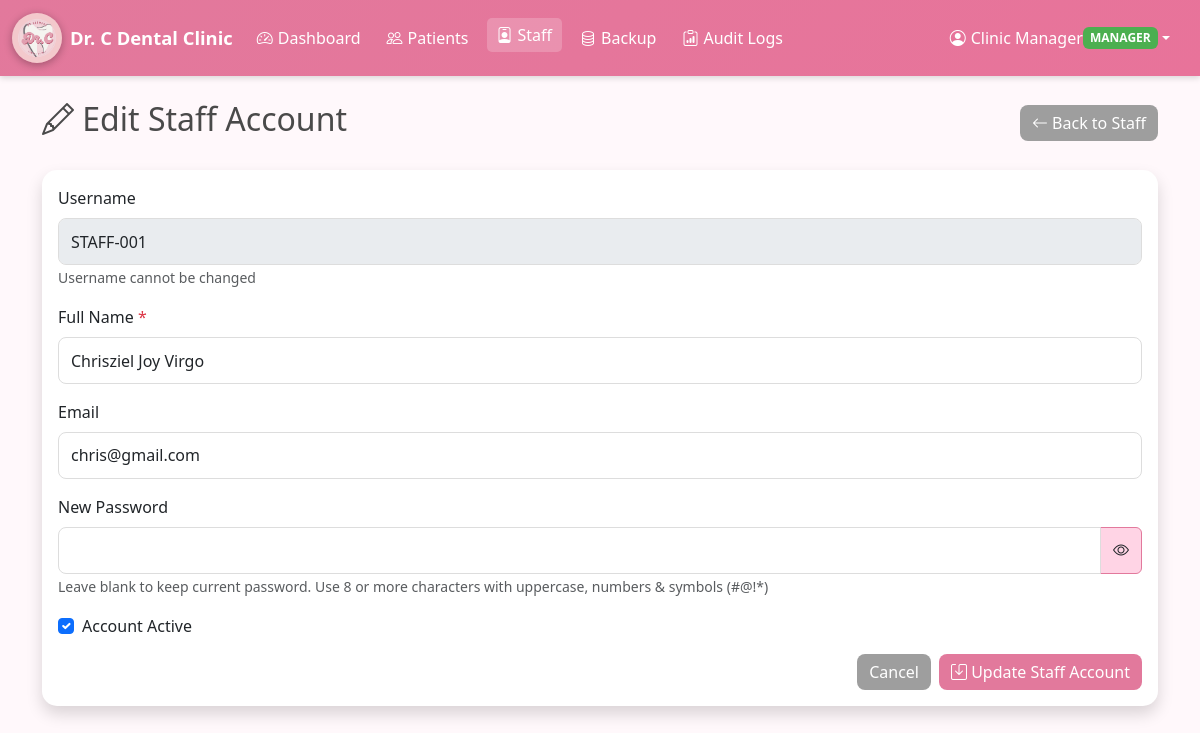
The app's page /edit_staff/2 (signed in) with its own data.
### tables this page shows
CREATE TABLE users (
            id INTEGER PRIMARY KEY AUTOINCREMENT,
            username TEXT UNIQUE NOT NULL,
            password_hash TEXT NOT NULL,
            full_name TEXT,
            email TEXT,
            role TEXT NOT NULL CHECK(role IN ('manager','staff','dentist','admin')),
            is_active INTEGER DEFAULT 1,
            created_at TIMESTAMP DEFAULT CURRENT_TIMESTAMP
        );

### app.py (the view, shortened to what this page needs)
@app.route("/edit_staff/<int:staff_id>", methods=["GET", "POST"])
@login_required
@manager_required
def edit_staff(staff_id):
    with get_db_connection() as conn:
        staff = conn.execute("SELECT * FROM users WHERE id = ? AND role='staff'", (staff_id,)).fetchone()
        if not staff:
            flash("Staff member not found.", "danger")
            return redirect(url_for("staff"))
    staff = dict(staff)
    return render_template("edit_staff.html", staff=staff)

### app.py (called while the page is built)
@login_manager.user_loader
def load_user(user_id: str) -> Optional[User]:
    return User.get_by_id(int(user_id))

### models.py (called while the page is built)
def get_db_connection() -> sqlite3.Connection:
    conn = sqlite3.connect(Config.DATABASE_NAME)
    conn.row_factory = sqlite3.Row
    return conn

    @property
    def is_active(self) -> bool:
        return bool(self.is_active_flag)

    def is_manager(self) -> bool:
        return self.role == "manager"

    @staticmethod
    def get_by_id(user_id: int) -> Optional["User"]:
        with get_db_connection() as conn:
            row = conn.execute("SELECT * FROM users WHERE id = ?", (user_id,)).fetchone()
        if row:
            return User(
                int(row["id"]),
                str(row["username"]),
                str(row["password_hash"]),
                str(row["role"]),
                str(row["full_name"]) if row["full_name"] else None,
                str(row["email"]) if row["email"] else None,
                int(row["is_active"]),
            )
        return None

### utils.py (called while the page is built)
def manager_required(f):
    @wraps(f)
    def decorated_function(*args, **kwargs):
        if not current_user.is_authenticated or not current_user.is_manager():
            flash("Access denied. Manager privileges required.", "danger")
            return redirect(url_for("dashboard"))
        return f(*args, **kwargs)
    return decorated_function

### templates/edit_staff.html (shortened to what this page needs)
{% extends "base.html" %}
{% block content %}
<div class="container">
    <div class="d-flex justify-content-between align-items-center mb-4">
        <h2><i class="bi bi-pencil"></i> Edit Staff Account</h2>
        <a href="{{ url_for('staff') }}" class="btn btn-secondary">
            <i class="bi bi-arrow-left"></i> Back to Staff
        </a>
    </div>
    <div class="card shadow">
        <div class="card-body">
            <form method="POST" action="{{ url_for('edit_staff', staff_id=staff.id) }}" class="staffForm">
                <div class="mb-3">
                    <label for="username" class="form-label">Username</label>
                    <input type="text" class="form-control" id="username" value="{{ staff.username }}" disabled>
                    <small class="text-muted">Username cannot be changed</small>
                </div>
                <div class="mb-3">
                    <label for="full_name" class="form-label">Full Name</label>
                    <input type="text" class="form-control" id="full_name" name="full_name" value="{{ staff.full_name }}" required>
                </div>
                <div class="mb-3">
                    <label for="email" class="form-label">Email</label>
                    <input type="email" class="form-control" id="email" name="email" value="{{ staff.email }}">
                </div>
                <div class="mb-3">
                    <label for="new_password" class="form-label">New Password</label>
                    <input type="password" class="form-control staffPassword" id="new_password" name="new_password">
                    <small class="text-muted">Leave blank to keep current password. Use 8 or more characters with uppercase, numbers & symbols (#@!*)</small>
                </div>
                <div class="mb-3 form-check">
                    <input type="checkbox" class="form-check-input" id="is_active" name="is_active" {% if staff.is_active %}checked{% endif %}>
                    <label class="form-check-label" for="is_active">Account Active</label>
                </div>
                <div class="d-flex justify-content-end gap-2">
                    <a href="{{ url_for('staff') }}" class="btn btn-secondary">Cancel</a>
                    <button type="submit" class="btn btn-primary">
                        <i class="bi bi-save"></i> Update Staff Account
                    </button>
                </div>
            </form>
        </div>
    </div>
</div>
{% endblock %}

### templates/base.html (shortened to what this page needs)
<!DOCTYPE html>
<html lang="en">
<head>
    <link href="https://cdn.jsdelivr.net/npm/bootstrap@5.3.0/dist/css/bootstrap.min.css" rel="stylesheet">
    <link rel="stylesheet" href="https://cdn.jsdelivr.net/npm/bootstrap-icons@1.11.0/font/bootstrap-icons.css">
    <link rel="stylesheet" href="{{ url_for('static', filename='css/style.css') }}">
</head>
<body>
    {% if current_user.is_authenticated %}
    <nav class="navbar navbar-expand-lg navbar-dark bg-primary">
        <div class="container-fluid">
            <a class="navbar-brand d-flex align-items-center" href="{{ url_for('dashboard') }}">
                <img src="{{ url_for('static', filename='images/dental_logo_dashboard.png') }}"
                     alt="Dental Logo" class="navbar-logo me-2">
                <span>Dr. C Dental Clinic</span>
            </a>
            <div class="collapse navbar-collapse" id="navbarNav">
                <ul class="navbar-nav me-auto">
                    <li class="nav-item">
                        <a class="nav-link {% if request.endpoint == 'dashboard' %}active{% endif %}" href="{{ url_for('dashboard') }}">
                            <i class="bi bi-speedometer2"></i> Dashboard
                        </a>
                    </li>
                    <li class="nav-item">
                        <a class="nav-link {% if request.endpoint in ['patients', 'add_patient', 'edit_patient', 'view_patient'] %}active{% endif %}" href="{{ url_for('patients') }}">
                            <i class="bi bi-people"></i> Patients
                        </a>
                    </li>
                    {% if current_user.is_manager() %}
                    <li class="nav-item">
                        <a class="nav-link {% if request.endpoint in ['staff', 'add_staff', 'edit_staff'] %}active{% endif %}" href="{{ url_for('staff') }}">
                            <i class="bi bi-person-badge"></i> Staff
                        </a>
                    </li>
                    <li class="nav-item">
                        <a class="nav-link {% if request.endpoint == 'backup' %}active{% endif %}" href="{{ url_for('backup') }}">
                            <i class="bi bi-database"></i> Backup
                        </a>
                    </li>
                    {% endif %}
                    <li class="nav-item">
                        <a class="nav-link {% if request.endpoint == 'audit_logs' %}active{% endif %}" href="{{ url_for('audit_logs') }}">
                            <i class="bi bi-clipboard-data"></i> Audit Logs
                        </a>
                    </li>
                </ul>
                <ul class="navbar-nav">
                    <li class="nav-item dropdown">
                        <a class="nav-link dropdown-toggle" href="#" id="userDropdown" role="button" data-bs-toggle="dropdown">
                            <i class="bi bi-person-circle"></i> {{ current_user.full_name }}
                            <span class="badge bg-role">{{ current_user.role|upper }}</span>
                        </a>
                    </li>
                </ul>
            </div>
        </div>
    </nav>
    {% endif %}
    <div class="{% if current_user.is_authenticated %}container-fluid mt-4{% endif %}">
        {% block content %}{% endblock %}
    </div>
</body>
</html>

### static/css/style.css (style rules this page uses)
:root { --primary-color: #e2799c; --secondary-color: #e8739a; --accent-color: #ffd4e5; --background-color: #fff8fb; --text-color: #4a4a4a; --light-shadow: rgba(116, 106, 106, 0.1); --pink-hover: #c23d6a; }
body { font-family: 'Segoe UI', Tahoma, Geneva, Verdana, sans-serif; background-color: var(--background-color); color: var(--text-color); margin: 0; min-height: 100vh; overflow-x: hidden; }
.form-control, .form-select { border-radius: 8px; border: 1px solid #ddd; padding: 0.65rem 0.75rem; transition: all 0.3s ease; }
.btn { background-color: var(--secondary-color); border: none; border-radius: 8px; color: white; transition: all 0.3s ease; }
.btn-primary { background-color: var(--primary-color); }
.btn-secondary { background-color: #9e9e9e; }
.navbar { background: linear-gradient(135deg, var(--primary-color), var(--secondary-color)) !important; box-shadow: 0 2px 6px rgba(0, 0, 0, 0.15); }
.navbar-brand { font-weight: 700; font-size: 1.15rem; display: flex; align-items: center; color: white !important; }
.navbar-brand img { height: 50px; width: 50px; margin-right: 10px; border-radius: 50%; object-fit: contain; background-color: rgba(245, 210, 210, 0.9); box-shadow: 0 2px 8px rgba(0, 0, 0, 0.3); padding: 3px; }
.navbar-nav .nav-link { color: #ffffff !important; font-weight: 500; margin-right: 10px; display: flex; align-items: center; }
.navbar-nav .nav-link i { margin-right: 5px; }
.navbar-nav .nav-link.active { background-color: rgba(255, 255, 255, 0.2); border-radius: 5px; padding: 5px 10px; }
.navbar .dropdown-toggle { color: #fff !important; }
.card { border: none; border-radius: 15px; box-shadow: 0 3px 10px rgba(0, 0, 0, 0.1); }
.bg-role { background-color: #4caf50; color: white; }
.badge { padding: 0.4em 0.6em; border-radius: 6px; }

### records on screen
users: full_name "Clinic Manager", role "MANAGER"
users: username "STAFF-001", full_name "Chrisziel Joy Virgo", email "chris@gmail.com", is_active "☑"
